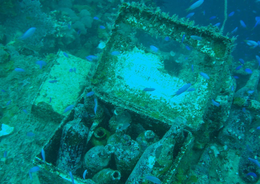
%> input picture SAMPLE_IMAGES/129_img_.png, 260 x 184 px, shrunk from 1200 x 850 before the run
$ octave --eval "result = retinex_path_mcann(imread('../SAMPLE_IMAGES/129_img_.png'));"   (GNU Octave 9; MATLAB toolbox functions it lacks are replaced by stand-ins)
%> lines starting %> are read from the running program, lines starting %| are printed output that depends on the picture
### CODE/retinex_mccann99.m
function Retinex = retinex_mccann99(L, nIterations)

% RETINEX_McCANN99:
%         Computes the raw Retinex output from an intensity image, based on the
%         more recent model described in:
%         McCann, J., "Lessons Learned from Mondrians Applied to Real Images and
%         Color Gamuts", Proc. IS&T/SID Seventh Color Imaging Conference, pp. 1-8, 1999
%
% INPUT:  L           - logarithmic single-channel intensity image to be processed
%         nIterations - number of Retinex iterations
%
% OUTPUT: Retinex     - raw Retinex output
%
% NOTES:  - The input image is assumed to be logarithmic and in the range [0..1]
%         - To obtain the retinex "sensation" prediction, a look-up-table needs to
%         be applied to the raw retinex output
%         - For colour images, apply the algorithm individually for each channel
%
% AUTHORS: Florian Ciurea, Brian Funt and John McCann.
%          Code developed at Simon Fraser University.
%
% For information about the code see: Brian Funt, Florian Ciurea, and John McCann
% "Retinex in Matlab," by Proceedings of the IS&T/SID Eighth Color Imaging
% Conference: Color Science, Systems and Applications, 2000, pp 112-121.
%
% paper available online at http://www.cs.sfu.ca/~colour/publications/IST-2000/
%
% Copyright 2000. Permission granted to use and copy the code for research and
% educational purposes only.  Sale of the code is not permitted. The code may be
% redistributed so long as the original source and authors are cited.

global OPE RRE Maximum
[nrows ncols] = size(L);                             % get size of the input image
nLayers = ComputeLayers(nrows, ncols);               % compute the number of pyramid layers
nrows = nrows/(2^nLayers);                           % size of image to process for layer 0
ncols = ncols/(2^nLayers);
% if (nrows*ncols > 25)                                % not processing images of area > 25
%   error('invalid image size.')                       % at first layer
% end
Maximum = max(L(:));                                 % maximum color value in the image
OP = Maximum*ones([nrows ncols]);                    % initialize Old Product
for layer = 0:nLayers
   RR = ImageDownResolution(L, 2^(nLayers-layer));   % reduce input to required layer size

   OPE = [zeros(nrows,1) OP zeros(nrows,1)];         % pad OP with additional columns
   OPE = [zeros(1,ncols+2); OPE; zeros(1,ncols+2)];  % and rows
   RRE = [RR(:,1) RR RR(:,end)];                     % pad RR with additional columns
   RRE = [RRE(1,:); RRE; RRE(end,:)];                % and rows

   for iter = 1:nIterations
     CompareWithNeighbor(-1, 0);                     % North
     CompareWithNeighbor(-1, 1);                     % North-East
     CompareWithNeighbor(0, 1);                      % East
     CompareWithNeighbor(1, 1);                      % South-East
     CompareWithNeighbor(1, 0);                      % South
     CompareWithNeighbor(1, -1);                     % South-West
     CompareWithNeighbor(0, -1);                     % West
     CompareWithNeighbor(-1, -1);                    % North-West
   end

   NP = OPE(2:(end-1), 2:(end-1));
   OP = NP(:, [fix(1:0.5:ncols) ncols]);             %%% these two lines are equivalent with
   OP = OP([fix(1:0.5:nrows) nrows], :);             %%% OP = imresize(NP, 2) if using Image
   nrows = 2*nrows; ncols = 2*ncols;                 % Processing Toolbox in MATLAB
end
Retinex = NP;

% [16 lines left out: function CompareWithNeighbor, not called in this run]

function Layers = ComputeLayers(nrows, ncols)
power = 2^fix(log2(gcd(nrows, ncols)));              % start from the Greatest Common Divisor
while(power > 1 & ((rem(nrows, power) ~= 0) | (rem(ncols, power) ~= 0)))
   power = power/2;                                  % and find the greatest common divisor
end                                                  % that is a power of 2
Layers = log2(power);

function Result = ImageDownResolution(A, blocksize)
[rows, cols] = size(A);                              % the input matrix A is viewed as
result_rows = rows/blocksize;                        % a series of square blocks
result_cols = cols/blocksize;                        % of size = blocksize
Result = zeros([result_rows result_cols]);
for crt_row = 1:result_rows                          % then each pixel is computed as
   for crt_col = 1:result_cols                       % the average of each such block
      Result(crt_row, crt_col) = mean2(A(1+(crt_row-1)*blocksize:crt_row*blocksize, ...
                                       1+(crt_col-1)*blocksize:crt_col*blocksize));
   end
end

### CODE/retinex_pathh_mcann.m
function o_img = retinex_path_mcann(img)

img_hsv = rgb2hsv(img);

retinex = retinex_mccann99(img_hsv(:,:,3),4);

retinex = imadjust(retinex,[min(retinex(:)), max(retinex(:))]);

img_hsv_enhanced = cat(3, img_hsv(:,:,1), img_hsv(:,:,2), retinex);
o_img = hsv2rgb(img_hsv_enhanced);
%> in retinex_path_mcann, `img_hsv = rgb2hsv(img);`: img_hsv: size 184x260x3 double; mean H, S, V 0.501, 0.971, 0.498
%> in retinex_mccann99, `Maximum = max(L(:));`: Maximum = 1
%> in retinex_mccann99, `OP = Maximum*ones([nrows ncols]);`: OP: size 46x65 double; every value is 1
%> the loop in retinex_mccann99, `for layer = 0:nLayers` made 3 passes
%> pass 1, in retinex_mccann99, `RR = ImageDownResolution(L, 2^(nLayers-layer));`:
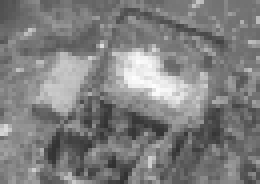
%> RR: size 46x65 double (shown 4 times larger); min 0.195, max 0.997, mean 0.498
%> pass 1, in retinex_mccann99, `OPE = [zeros(nrows,1) OP zeros(nrows,1)];`:
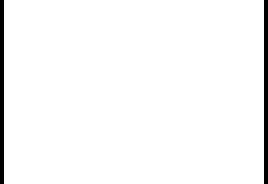
%> OPE: size 46x67 double (shown 4 times larger); values 0 (black) and 1 (white), 97% white; black in thin lines or dots
%> pass 1, in retinex_mccann99, `OPE = [zeros(1,ncols+2); OPE; zeros(1,ncols+2)];`:
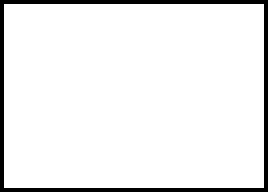
%> OPE: size 48x67 double (shown 4 times larger); values 0 (black) and 1 (white), 93% white; black in thin lines or dots
%> pass 1, in retinex_mccann99, `RRE = [RR(:,1) RR RR(:,end)];`:
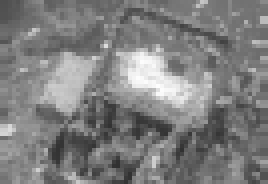
%> RRE: size 46x67 double (shown 4 times larger); min 0.195, max 0.997, mean 0.498
%> in retinex_mccann99, `Retinex = NP;`:
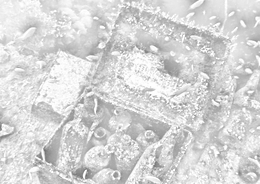
%> Retinex: size 184x260 double; min 0.431, max 1, mean 0.843
%> in retinex_path_mcann, `retinex = imadjust(retinex,[min(retinex(:)), max(retinex(:))]);`:
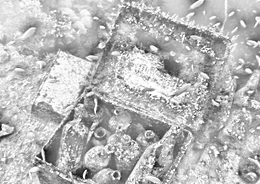
%> retinex: size 184x260 double; min 0, max 1, mean 0.724
%> in retinex_path_mcann, `img_hsv_enhanced = cat(3, img_hsv(:,:,1), img_hsv(:,:,2), retinex);`: img_hsv_enhanced: size 184x260x3 double; mean H, S, V 0.501, 0.971, 0.724
%> in retinex_path_mcann, `o_img = hsv2rgb(img_hsv_enhanced);`:
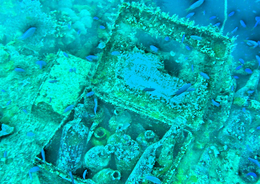
%> o_img: size 184x260x3 double; mean R, G, B 0.0202, 0.683, 0.689

$ run again, on SAMPLE_IMAGES/383_img_.png
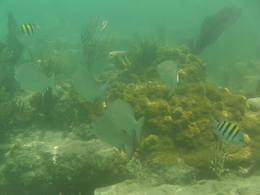
%> input picture SAMPLE_IMAGES/383_img_.png, 260 x 195 px, shrunk from 1024 x 768 before the run
%> img_hsv: size 195x260x3 double; mean H, S, V 0.304, 0.427, 0.54
%> Maximum = 0.988
%> OP: size 195x260 double; every value is 0.988
%> the loop in retinex_mccann99, `for layer = 0:nLayers` made 1 pass
%> pass 1, in retinex_mccann99, `OPE = [zeros(nrows,1) OP zeros(nrows,1)];`:
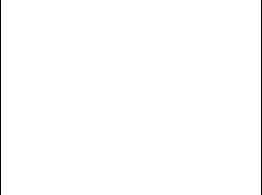
%> OPE: size 195x262 double; values 0 (black) and 0.988 (white), 99.2% white; black in thin lines or dots
%> img_hsv_enhanced: size 195x260x3 double; mean H, S, V 0.304, 0.427, 0.914
%> in retinex_path_mcann, `o_img = hsv2rgb(img_hsv_enhanced);`:
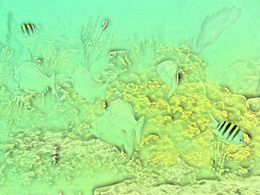
%> o_img: size 195x260x3 double; mean R, G, B 0.636, 0.914, 0.566
